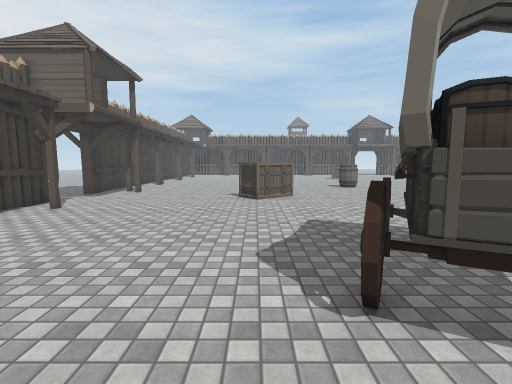
[1] (above)

21 first-person views from a walk through a 3-D level made in the Unity game engine. The camera is 1.5 m above the floor, tilts 6° down and sees 85° across. The floor is counted in squares, 1 m on a side. Each view is taken from the middle of a square. On the plan, view 1 faces up. The plan holds only what a view shows up to about 14 squares ahead; the rest is blank. The place goes on beyond the plan. The player character is not drawn. Some surface patterns are stand-ins.

[2]
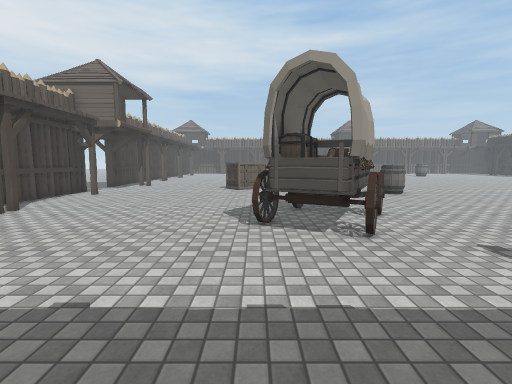

[3]
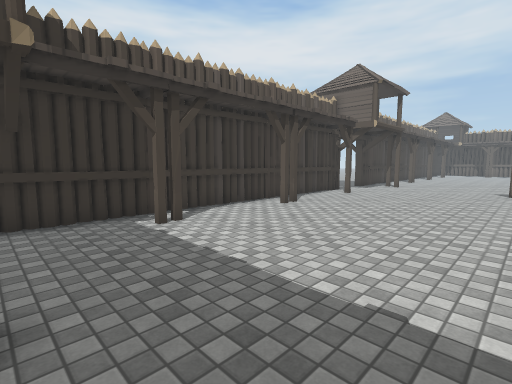

[4]
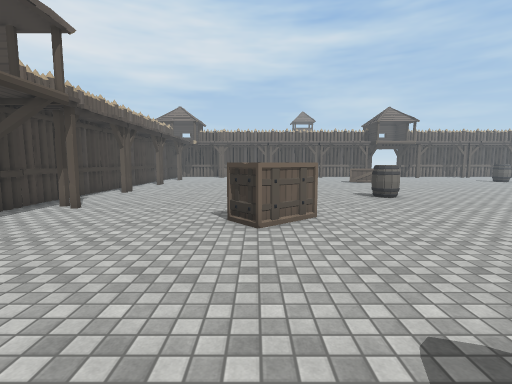

[5]
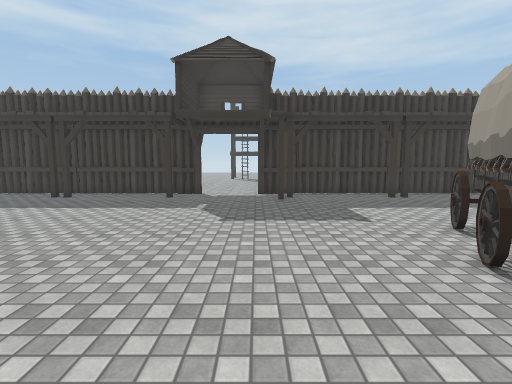

[6]
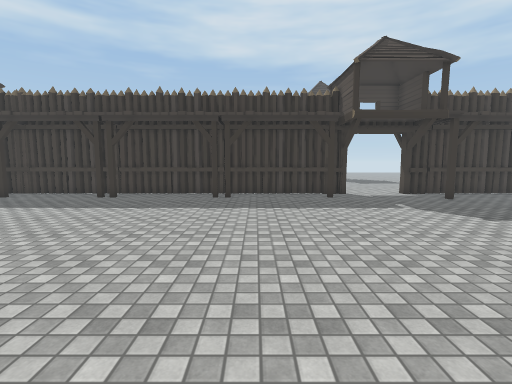

[7]
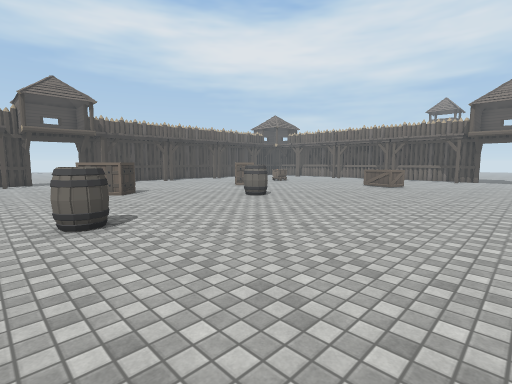

[8]
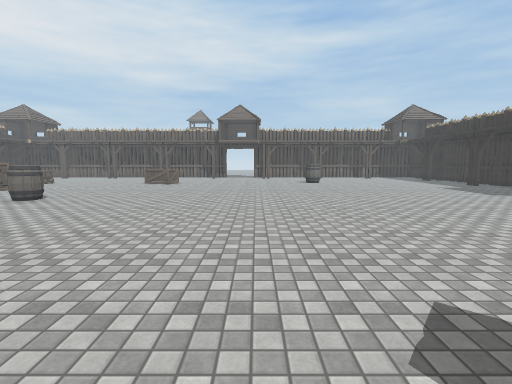

[9]
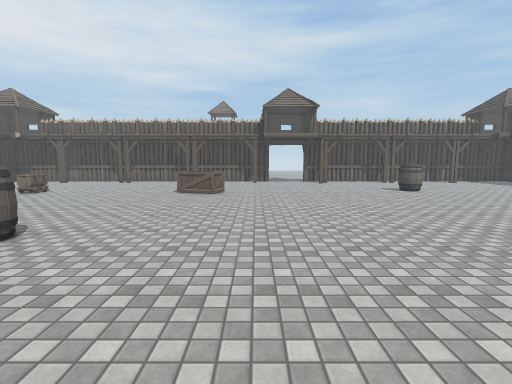

[10]
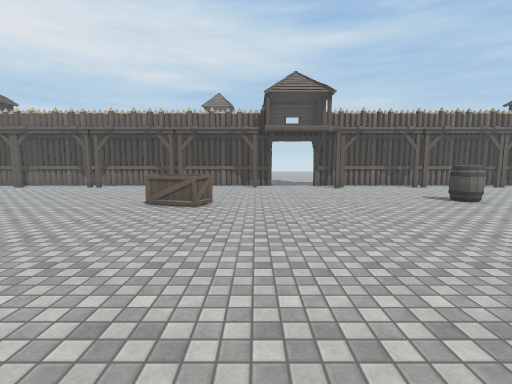

[11]
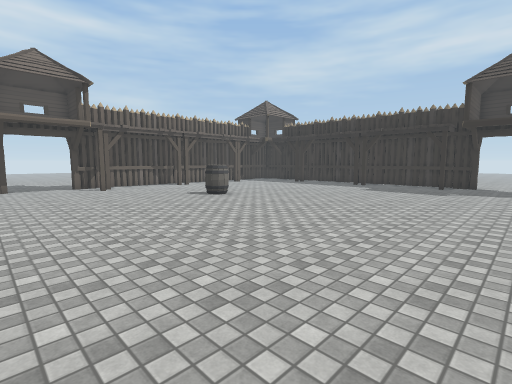

[12]
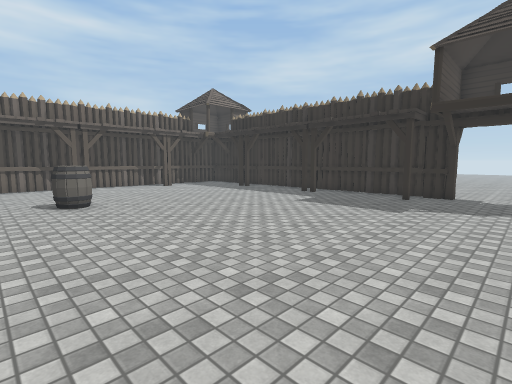

[13]
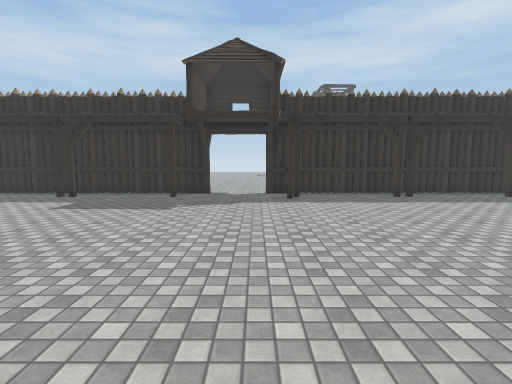

[14]
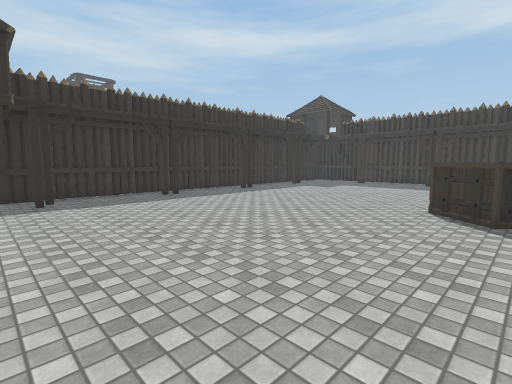

[15]
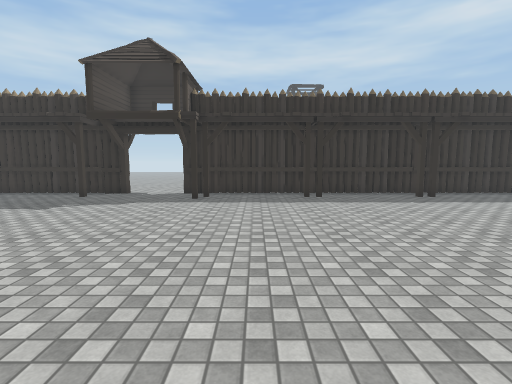

[16]
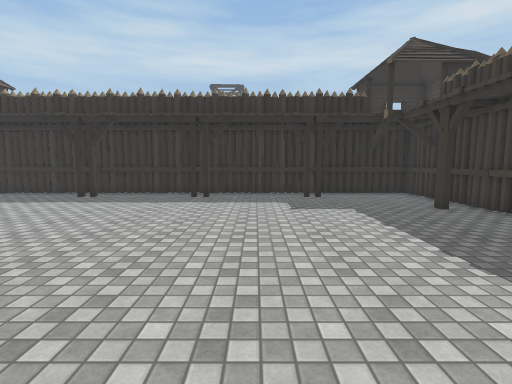

[17]
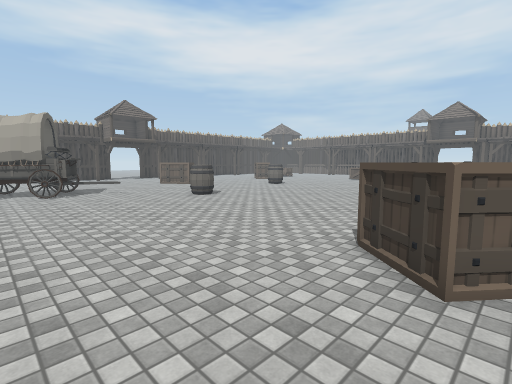

[18]
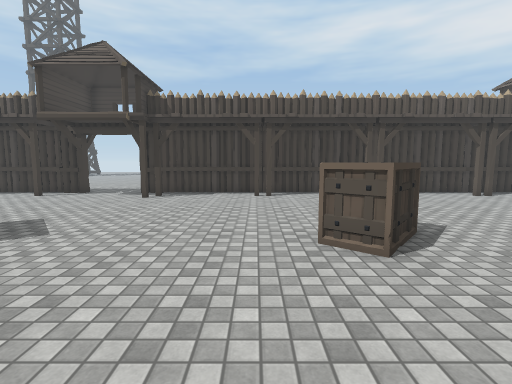

[19]
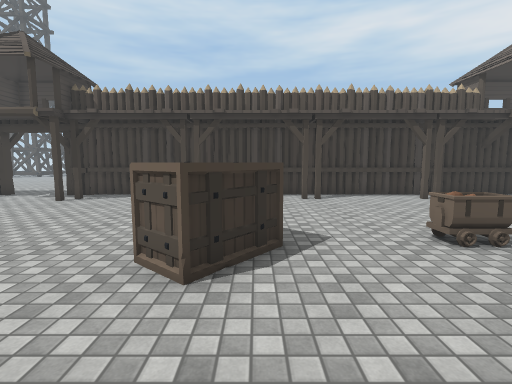

[20]
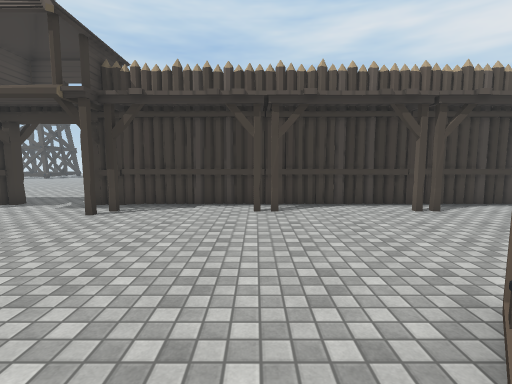

[21]
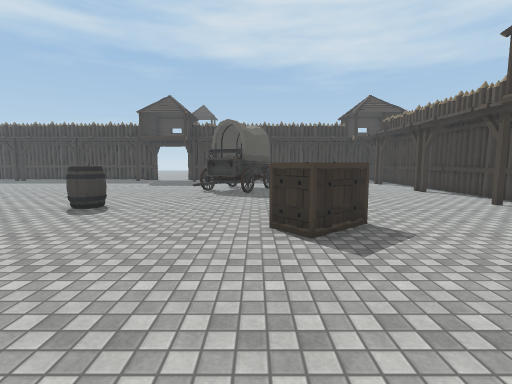

### Floor plan
Points are (right, up) in squares from view 1. A wall is a line through its corners. A room is listed if a view was taken in it or the views show most of it. See-through windows are left out.
Room 1 (views 1, 2, 3, 4, 5, 6, 7, 8, 9, 10, 11, 12, 13, 14, 15, 16, 17, 18, 19, 20, 21)
walls: (13.9, -5.1) (14.3, -5.4); (11.5, -5.3) (30.5, -5.3) (30.5, 14.5); (30.3, 11.9) (30.6, 12.3); (12.2, -5.5) (12.6, -5.2); (16.7, -5.2) (17.1, -5.5); (30.7, 10.9) (30.3, 11.2); (30.2, 7.4) (30.8, 8); (30.5, 19.3) (30.5, 28.3); (-7.8, 9.5) (-7.8, -3.7); (30.3, 21.8) (30.6, 22.2); (-8.1, 16.4) (-7.7, 16.1); (-8, 9) (-7.7, 8.6); (-7.7, 18.7) (-8.2, 18.2); (-7.6, 6.9) (-7.9, 6.6); (-7.7, 21.2) (-8.1, 20.8); (30.4, 1.9) (30.7, 2.3); (25.4, -5.5) (25.7, -5.2); (-2.5, -5.3) (6.6, -5.3); (30.4, -2) (30.8, -1.6); (-7.4, -1.2) (-7.4, -2.3); (30.4, -3) (30.7, -2.6); (-7.6, -3) (-7.9, -3.4); (-7.7, 29.3) (-8, 29); (-7.8, 30.5) (-7.8, 14.3)
objects: other object (-8, 10); other object (-8, 13); other object (-7, -1); other object (-7, 30); other object (-6, 14); other object (-1, 11) to (2, 13); other object (-1, 20) to (2, 22); other object (0, 26) to (0, 27); other object (1, 1) to (5, 7); other object (5, 17) to (6, 18); other object (7, -6) to (8, -4); other object (7, 9) to (8, 10); other object (7, 25) to (9, 27); other object (11, -6) to (11, -5); other object (17, 6) to (19, 8); other object (19, 26) to (20, 27); other object (26, -4); other object (29, -1); other object (29, 15); other object (31, 15); other object (31, 18)

Where each view was taken, in squares from view 1:
view 1: 0 up, 0 right, facing up
view 2: 4 down, 1 right, facing up
view 3: 4 down, 0 right, facing up-left
view 4: 5 up, 0 right, facing up
view 5: 8 up, 8 right, facing down
view 6: 8 up, 15 right, facing down
view 7: 8 up, 15 right, facing up-left
view 8: 6 up, 15 right, facing up
view 9: 12 up, 11 right, facing up
view 10: 16 up, 11 right, facing up
view 11: 16 up, 11 right, facing up-right
view 12: 16 up, 17 right, facing up-right
view 13: 16 up, 17 right, facing right
view 14: 16 up, 17 right, facing down-right
view 15: 12 up, 17 right, facing right
view 16: 2 up, 17 right, facing right
view 17: 2 up, 19 right, facing up-left
view 18: 19 up, 6 right, facing left
view 19: 22 up, 5 right, facing left
view 20: 19 up, 2 right, facing left
view 21: 19 up, 2 right, facing down
